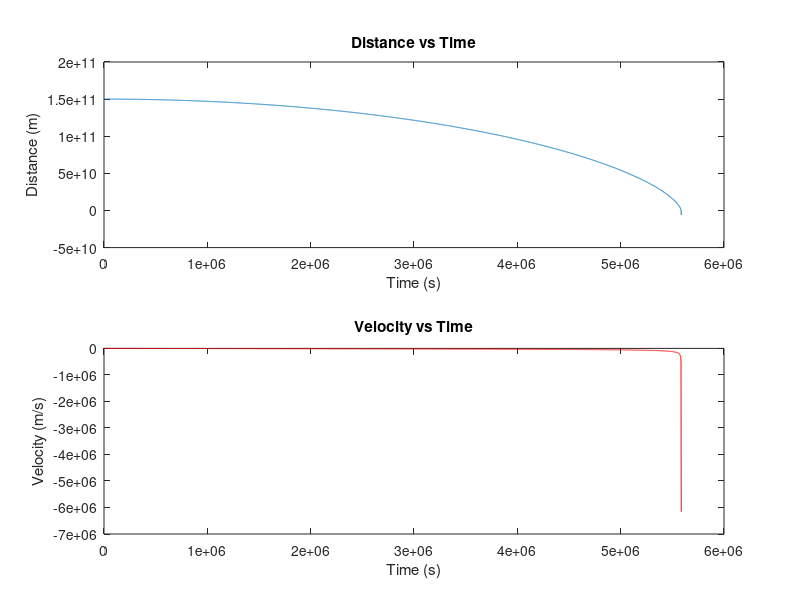

Here is the MATLAB script that generated this plot:
r0 = 1.5e11;
M = 2e30;
G = 6.67430e-11; 
v0 = 0;
dt = 1000;
t = 0:dt:1e8;
r = zeros(size(t));
v = zeros(size(t));
r(1) = r0; 
v(1) = v0; 
for i=1:length(t)-1
    k1_r = v(i);
    k1_v = (-1)*(G*M)/(r(i)^2);
    
    k2_r = v(i) + 0.5 * k1_v * dt;
    k2_v = (-1) * (G * M) / (r(i) + 0.5 * k1_r * dt)^2;
    
    k3_r = v(i) + 0.5 * k2_v * dt;
    k3_v = (-1) * (G * M) / (r(i) + 0.5 * k2_r * dt)^2;
    
    k4_r = v(i) + k3_v * dt;
    k4_v = (-1) * (G * M) / (r(i) + k3_r * dt)^2;
    
    r(i+1) = r(i) + (1/6) * (k1_r + 2*k2_r + 2*k3_r + k4_r) * dt;
    v(i+1) = v(i) + (1/6) * (k1_v + 2*k2_v + 2*k3_v + k4_v) * dt;
    
    if r(i+1)<=0
        t = t(1:i+1);
        r = r(1:i+1);
        v = v(1:i+1);
        break;
    end
end

figure;
subplot(2,1,1);
plot(t, r);
xlabel('Time (s)');
ylabel('Distance (m)');
title('Distance vs Time');

subplot(2,1,2);
plot(t, v,'r');
xlabel('Time (s)');
ylabel('Velocity (m/s)');
title('Velocity vs Time');
